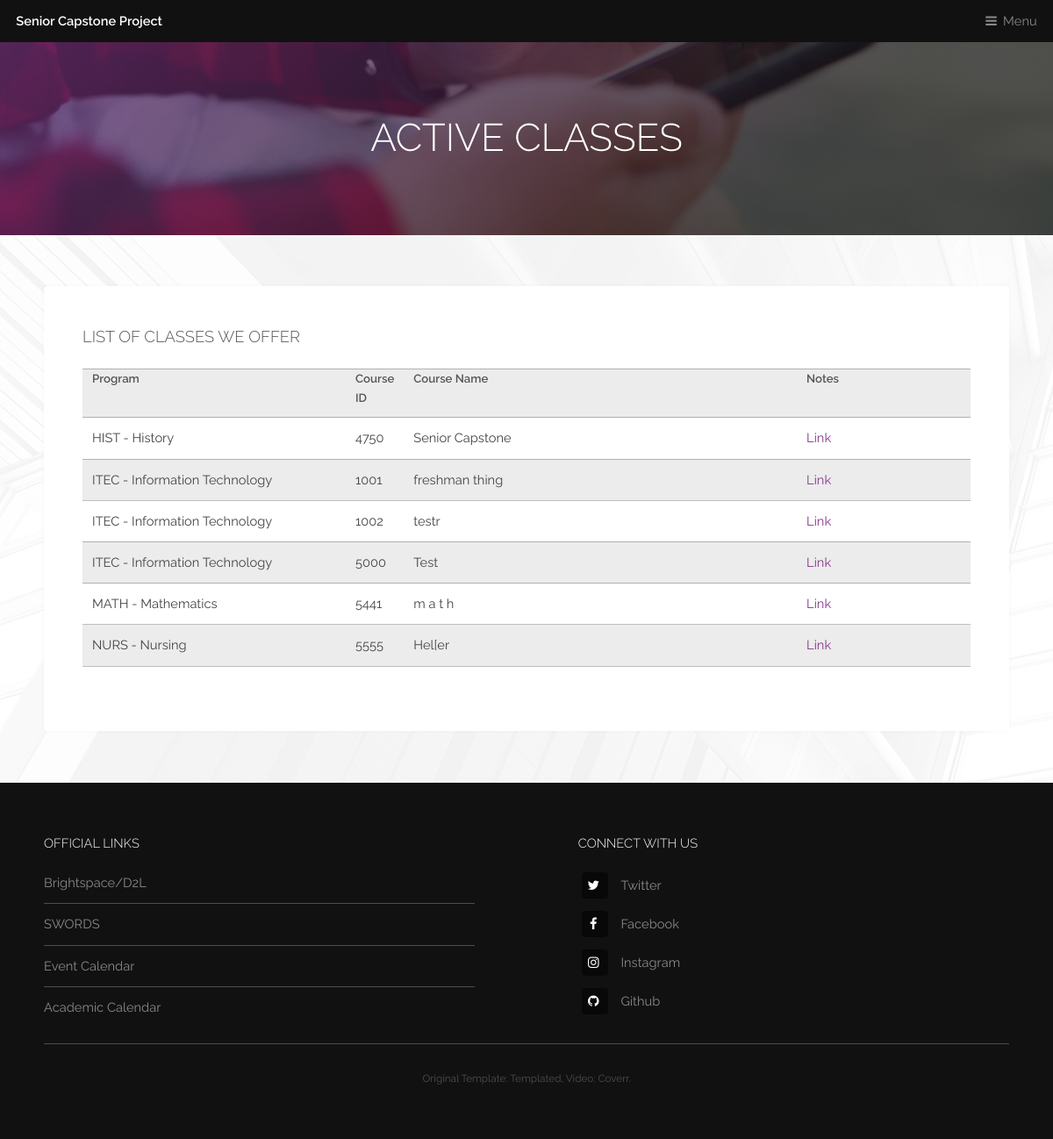
/class, run on the app's committed database.
### app/models.py (models this page shows, shortened)
class ClassList(db.Model):
    id = db.Column(db.Integer, primary_key=True)
    program = db.Column(db.String(4), unique=True, nullable=False)
    course_id = db.Column(db.Integer(), unique=False, nullable=False)
    course_name = db.Column(db.String(30), unique=True, nullable=False)

### app/routes.py (the view, shortened to what this page needs)
def classes():
    academic_catalog = {'itec': 'ITEC - Information Technology', 'hist': 'HIST - History',
                        'math': 'MATH - Mathematics', 'nurs': 'NURS - Nursing'}
    form = CreateClassForm()
    class_list = ClassList.query.order_by(ClassList.program.asc(),ClassList.course_id.asc()).all()
    return render_template('class.html', title='Classes', form=form, class_list=class_list, academic_catalog=academic_catalog)

### app/routes.py (called while the page is built)
@app.before_request
def before_request():
    if current_user.is_authenticated:
        current_user.last_seen = datetime.utcnow()
        db.session.commit()

### app/templates/class.html (shortened to what this page needs)
<div id="heading" >
    <h1>Active Classes</h1>
</div>
{% extends "template.html" %}
{% block content %}
    <section id="main" class="wrapper">
        <div class="inner">
        <div class="content">
            <header>
                <h3>List of classes we offer</h3>
            </header>
            <table>
            <col width="300"><col width="55">
                <tr>
                    <th>Program</th>
                    <th>Course ID</th>
                    <th>Course Name</th>
                    <th>Notes</th>
                </tr>
                {% for class in class_list %}
                    <tr>
                        <td>{{ academic_catalog[class.program] }}</td>
                        <td>{{ class.course_id }}</td>
                        <td>{{ class.course_name }}</td>
                        <td><a href="#">Link</a></td>
                    </tr>
                {% endfor %}
            </table>
        </div>
        </div>
    </section>
{% endblock content %}

### data on the page
ClassList: program "HIST - History", course_id "4750", course_name "Senior Capstone"
ClassList: program "ITEC - Information Technology", course_id "1001", course_name "freshman thing"
ClassList: program "ITEC - Information Technology", course_id "1002", course_name "testr"
ClassList: program "ITEC - Information Technology", course_id "5000", course_name "Test"
ClassList: program "MATH - Mathematics", course_id "5441", course_name "m a t h"
ClassList: program "NURS - Nursing", course_id "5555", course_name "Hel[er"
